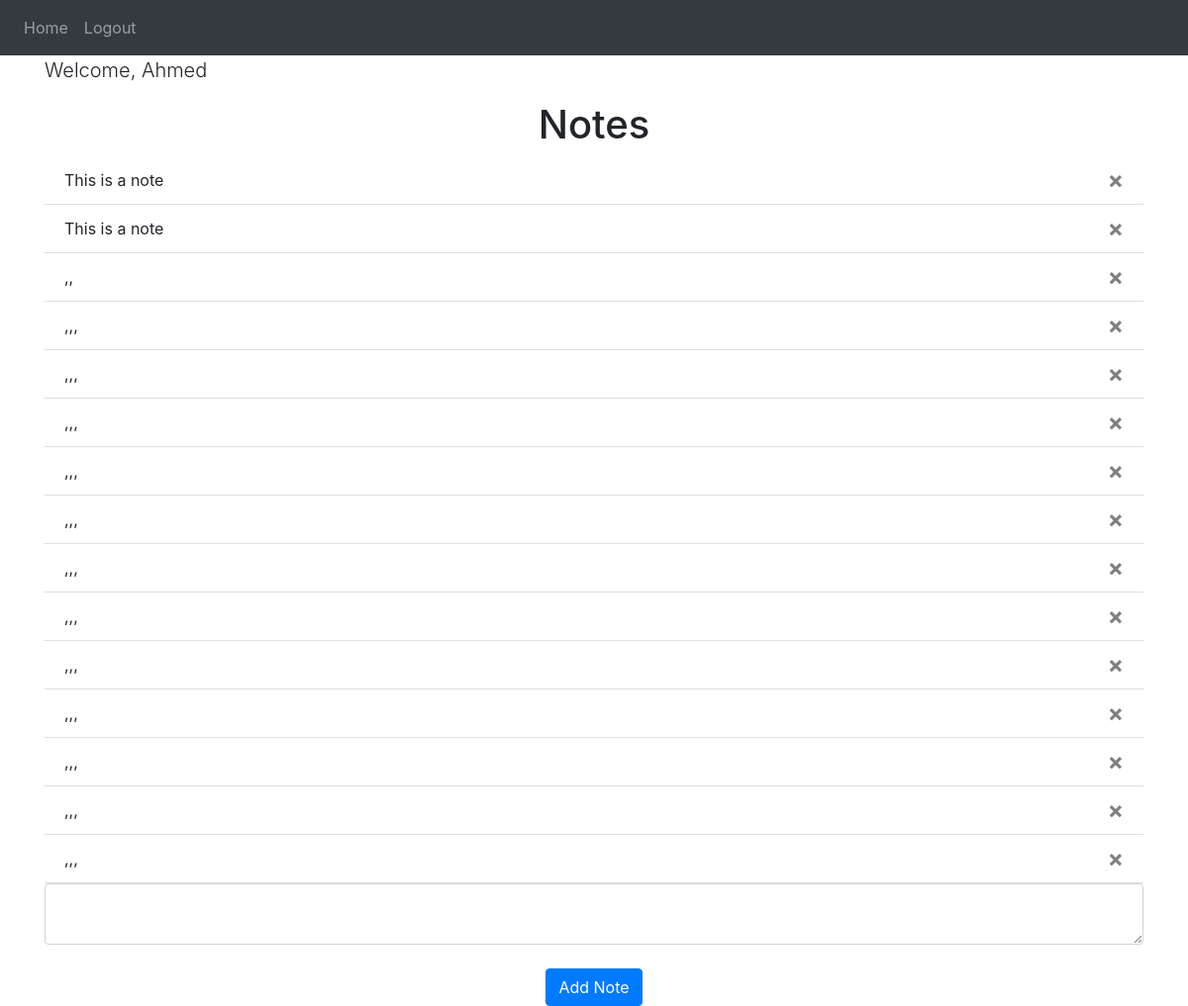
Page / (signed in) on the committed database.
### website/models.py (models this page shows)
class User(db.Model, UserMixin):
    id = db.Column(db.Integer, primary_key=True)
    email = db.Column(db.String(150), unique=True)
    password = db.Column(db.String(150))
    first_name = db.Column(db.String(150))
    notes = db.relationship('Note')

class Note(db.Model):
    id = db.Column(db.Integer, primary_key=True)
    data = db.Column(db.String(10000))
    date = db.Column(db.DateTime(timezone=True), default=func.now())
    user_id = db.Column(db.Integer, db.ForeignKey('user.id'))

### website/views.py (the view, shortened to what this page needs)
@views.route('/', methods=['GET', 'POST'])
@login_required
def home():
    return render_template("home.html", user=current_user, name = current_user.first_name)

### website/__init__.py (called while the page is built)
def create_app():
    app = Flask(__name__)
    app.config['SECRET_KEY'] = 'hjshjhdjah kjshkjdhjs'
    app.config['SQLALCHEMY_DATABASE_URI'] = f'sqlite:///{DB_NAME}'
    db.init_app(app)
    from .views import views
    from .auth import auth
    app.register_blueprint(views, url_prefix='/')
    app.register_blueprint(auth, url_prefix='/')
    from .models import User, Note
    create_database(app)
    login_manager = LoginManager()
    login_manager.login_view = 'auth.login'
    login_manager.init_app(app)
    @login_manager.user_loader
    def load_user(id):
        return User.query.get(int(id))
    return app

### website/templates/home.html
{% extends "base.html" %} {% block title %}Home{% endblock %} {% block content
%}
<p class="lead">Welcome, {{name}}</p>
<h1 align="center">Notes</h1>
<ul class="list-group list-group-flush" id="notes">
  {% for note in user.notes %}
  <li class="list-group-item">
    {{ note.data }}
    <button type="button" class="close" onClick="deleteNote({{ note.id }})">
      <span aria-hidden="true">&times;</span>
    </button>
  </li>
  {% endfor %}
</ul>
<form method="POST">
  <textarea name="note" id="note" class="form-control"></textarea>
  <br />
  <div align="center">
    <button type="submit" class="btn btn-primary">Add Note</button>
  </div>
</form>
{% endblock %}

### website/templates/base.html (shortened to what this page needs)
<!DOCTYPE html>
<html>
  <head>
    <link
      rel="stylesheet"
      href="https://stackpath.bootstrapcdn.com/bootstrap/4.4.1/css/bootstrap.min.css"
    />
    <link
      rel="stylesheet"
      href="https://stackpath.bootstrapcdn.com/font-awesome/4.7.0/css/font-awesome.min.css"
    />
  </head>
  <body>
    <nav class="navbar navbar-expand-lg navbar-dark bg-dark">
      <div class="collapse navbar-collapse" id="navbar">
        <div class="navbar-nav">
          {% if user.is_authenticated %}
          <a class="nav-item nav-link" id="home" href="/">Home</a>
          <a class="nav-item nav-link" id="logout" href="/logout">Logout</a>
          {% else %}
          <a class="nav-item nav-link" id="login" href="/login">Login</a>
          <a class="nav-item nav-link" id="signUp" href="/sign-up">Sign Up</a>
          {% endif %}
        </div>
      </div>
    </nav>
    <div class="container">{% block content %} {% endblock %}</div>
  </body>
</html>

### rows in the picture
User: first_name "Ahmed"
Note: data "This is a note"
Note: data "This is a note"
Note: data ",,"
Note: data ",,,"
Note: data ",,,"
Note: data ",,,"
Note: data ",,,"
Note: data ",,,"
Note: data ",,,"
Note: data ",,,"
Note: data ",,,"
Note: data ",,,"
Note: data ",,,"
Note: data ",,,"
Note: data ",,,"
